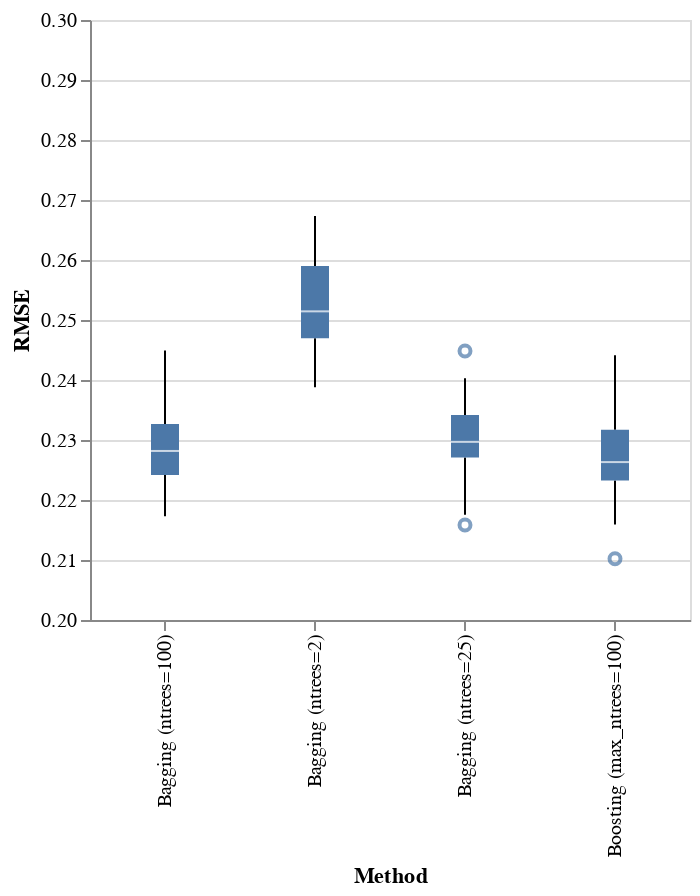

Notebook source saved alongside this figure:
### Code cell
import altair as alt

alt.Chart(results).mark_boxplot().encode(
    alt.Y("RMSE:Q", scale=alt.Scale(domain=[0.2, 0.3])),
    x='Method',
).properties(width=300)

### Figure 1 — Vega-Lite specification as saved in the notebook (floating-point values rounded to 4 significant figures; data arrays with more than 128 entries replaced by an {"elided": "..."} marker saying what was removed)
{"config": {"view": {"continuousWidth": 400, "continuousHeight": 300}}, "data": {"name": "data-8f4a4f4472b6d3879ac60f26ec8d5468"}, "mark": "boxplot", "encoding": {"x": {"field": "Method", "type": "nominal"}, "y": {"field": "RMSE", "scale": {"domain": [0.2, 0.3]}, "type": "quantitative"}}, "width": 300, "$schema": "https://vega.github.io/schema/vega-lite/v4.17.0.json", "datasets": {"data-8f4a4f4472b6d3879ac60f26ec8d5468": {"elided": "200 records"}}}
